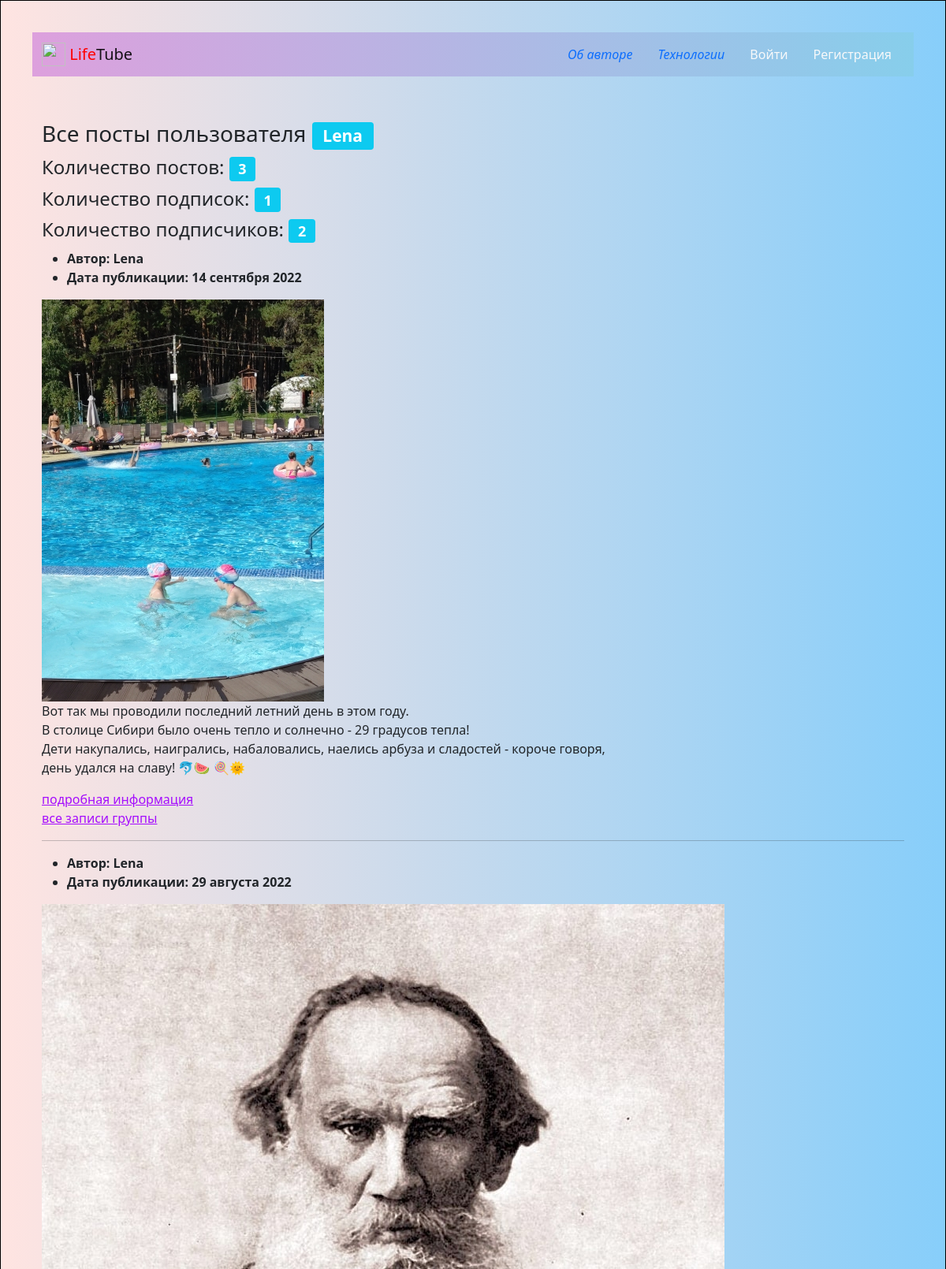
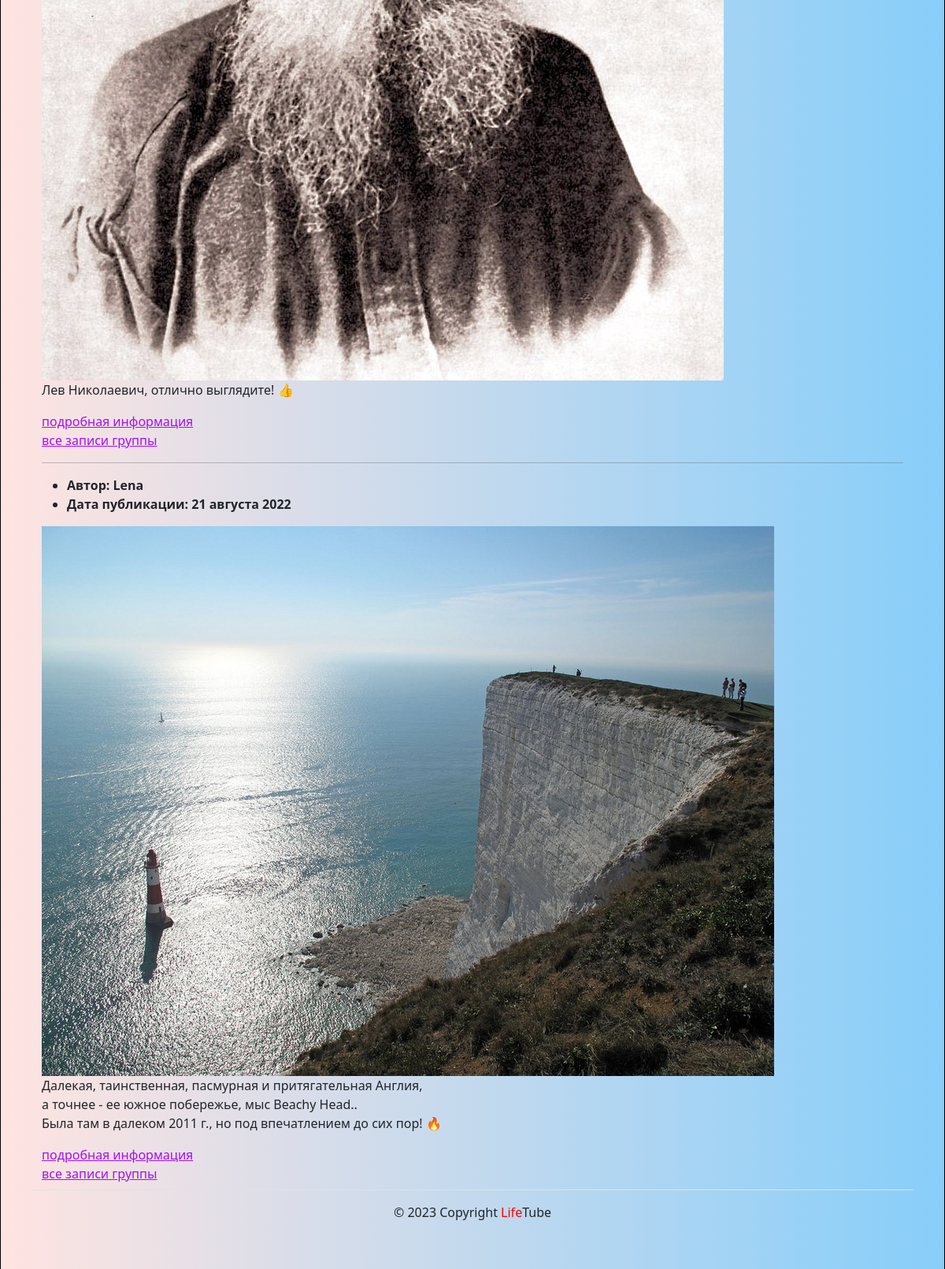
Page /profile/Lena/ on the committed database (2 pictures, top to bottom).
### posts/models.py (models this page shows, shortened)
class Post(models.Model):
    text = models.TextField(
        verbose_name='Содержание',
        help_text='Введите текст поста',
    )
    pub_date = models.DateTimeField(
        auto_now_add=True,
        verbose_name='Дата публикации',
    )
    author = models.ForeignKey(
        User,
        on_delete=models.CASCADE,
        related_name='posts',
        verbose_name='Автор',
        help_text='Выберите автора',
    )
    group = models.ForeignKey(
        Group,
        blank=True,
        null=True,
        on_delete=models.SET_NULL,
        related_name='posts',
        verbose_name='Группа',
        help_text='Выберите группу',
    )
    image = models.ImageField(
        'Картинка',
        upload_to='posts/',
        blank=True
    )
    class Meta:
        ordering = ('-pub_date',)
        verbose_name = 'Публикация'
        verbose_name_plural = 'Публикации'

### posts/views.py (the view)
# urls.py: path('profile/<str:username>/', views.profile, name='profile'),
def profile(request, username):
    template = 'posts/profile.html'
    author = get_object_or_404(User, username=username)
    user = request.user
    post_list = author.posts.select_related('group', 'author')
    page_obj = pagination(request, post_list)
    following = user.is_authenticated and Follow.objects.filter(
        user=user, author=author
    ).exists()
    context = {
        'author': author,
        'page_obj': page_obj,
        'following': following,
    }
    return render(request, template, context)

### core/context_processors/year.py (called while the page is built)
def year(request):
    current_year = dt.datetime.now().year
    return {'year': current_year}

### posts/utils.py (called while the page is built)
def pagination(request, post_list):
    paginator = Paginator(post_list, POSTS_PER_PAGE)
    page_number = request.GET.get('page')
    return paginator.get_page(page_number)

### templates/posts/profile.html (shortened to what this page needs)
{% extends 'base.html' %}
{% load thumbnail %}
{% block content %}
<div class="container py-2">
  <h3>Все посты пользователя <span class="badge bg-info">{{ author.username }}</span></h3>
  <h4>Количество постов: <span class="badge bg-info">{{ author.posts.count }}</span></h4>
  <h4>Количество подписок: <span class="badge bg-info">{{ author.follower.count }}</span></h4>
  <h4>Количество подписчиков: <span class="badge bg-info">{{ author.following.count}}</span></h4>
    {% for post in page_obj %}
    {% include 'posts/includes/article.html' %}
    {% if not forloop.last %}<hr>{% endif %}
  {% endfor %}
</div>
{% endblock %}

### templates/base.html (shortened to what this page needs)
{% load static %}
<!DOCTYPE html>
<html lang="ru">
  <head>
    <link rel="stylesheet" href="{% static 'css/bootstrap.min.css' %}">
  </head>
  <body>
  {% include 'includes/header.html' %}
  <main>
  {% block content %}{% endblock %}
  </main>
  {% include 'includes/footer.html' %}
  </body>
</html>

### templates/includes/header.html
<header>
{% load static %}
{% with request.resolver_match.view_name as view_name %}
  <nav class="navbar navbar-light" style="background: linear-gradient(to right, #DDA0DD, #87CEEB">
    <div class="container">
      <a class="navbar-brand" href="{% url 'posts:index' %}">
        <img src="{% static 'img/logo.png' %}" width="30" height="30" class="d-inline-block align-top" alt="">
        <span style="color:red">Life</span>Tube
      </a>
      <ul class="nav nav-pills">
        <li class="nav-item">
          <a class="nav-link {% if view_name  == 'about:author' %}active{% endif %}"
             href="{% url 'about:author' %}"><i>Об авторе</i></a>
        </li>
        <li class="nav-item">
          <a class="nav-link {% if view_name  == 'about:tech' %}active{% endif %}"
             href="{% url 'about:tech' %}"><i>Технологии</i></a>
        </li>
        {% if user.is_authenticated %}
        <li class="nav-item">
          <a class="nav-link {% if view_name  == 'posts:post_create' %}active{% endif %}"
          href="{% url 'posts:post_create' %}"><i>Новая запись</i></a>
        </li>
        <li class="nav-item">
          <a class="nav-link  {% if view_name  == 'users:password_change' %}active{% endif %}"
          href="{% url 'users:password_change' %}"><i>Изменить пароль</i></a>
        </li>
        <li class="nav-item">
          <a class="nav-link {% if view_name  == 'users:logout' %}active{% endif %}"
          href="{% url 'users:logout' %}"><i>Выйти</i></a>
        </li>
        <li>
          <p class="text-light">Пользователь: {{ user.username }}</p>
        </li>
        {% else %}
        <li class="nav-item">
          <a class="nav-link link-light {% if view_name  == 'users:login' %}active{% endif %}"
          href="{% url 'users:login' %}">Войти</a>
        </li>
        <li class="nav-item">
          <a class="nav-link link-light {% if view_name  == 'users:signup' %}active{% endif %}"
          href="{% url 'users:signup' %}">Регистрация</a>
        </li>
        {% endif %}
      </ul>
    </div>
  </nav>
{% endwith %}
</header>

### templates/posts/includes/article.html
{% load thumbnail %}
{% load cache %}
<article>
  <ul>
    <li>
      <b>Автор: {{ post.author.username }}</b>
    <li>
      <b>Дата публикации: {{ post.pub_date|date:"d E Y" }}</b>
    </li>
  </ul>
  {% thumbnail post.image "350x400" crop='center' upscale=True as im %}
    <img src="{{ im.url }}" width="{{ im.width }}" height="{{ im.height }}">
  {% endthumbnail %} <br>
  <p>{{ post.text|linebreaksbr }}</p>
  <a href="{% url 'posts:post_detail' post.id %}">подробная информация</a>
  <br>
  {% if post.group and not group %}
    <a href="{% url 'posts:group_list' post.group.slug %}">все записи группы</a>
  {% endif %}
</article>

### templates/includes/footer.html
<footer class="border-top text-center py-3">
  <p>© {{ year }} Copyright <span style="color:red">Life</span>Tube</p>
</footer>

### templates/base.html (style rules this page uses)
body { background: linear-gradient(to left, #87CEFA, #FFE4E1); padding: 40px; border: 1px solid #000; }

### rows in the picture
Post: author.username "Lena", pub_date "14 сентября 2022", shows a picture, text "Вот так мы проводили последний летний день в этом году. В столице Сибири было очень тепло и солнечно - 29 градусов тепла! Дети накупались, наигрались, набаловались, наелись арбуза и сладостей - короче говоря, день удался на славу! 🐬🍉 🍭🌞", shows "все записи группы"
Post: author.username "Lena", pub_date "29 августа 2022", shows a picture, text "Лев Николаевич, отлично выглядите! 👍", shows "все записи группы"
Post: author.username "Lena", pub_date "21 августа 2022", shows a picture, text "Далекая, таинственная, пасмурная и притягательная Англия, а точнее - ее южное побережье, мыс Beachy Head.. Была там в далеком 2011 г., но под впечатлением до сих пор! 🔥", shows "все записи группы"

### other values in the picture
{{ author.username }} "Lena"
{{ author.posts.count }} "3"
{{ author.follower.count }} "1"
{{ author.following.count }} "2"
